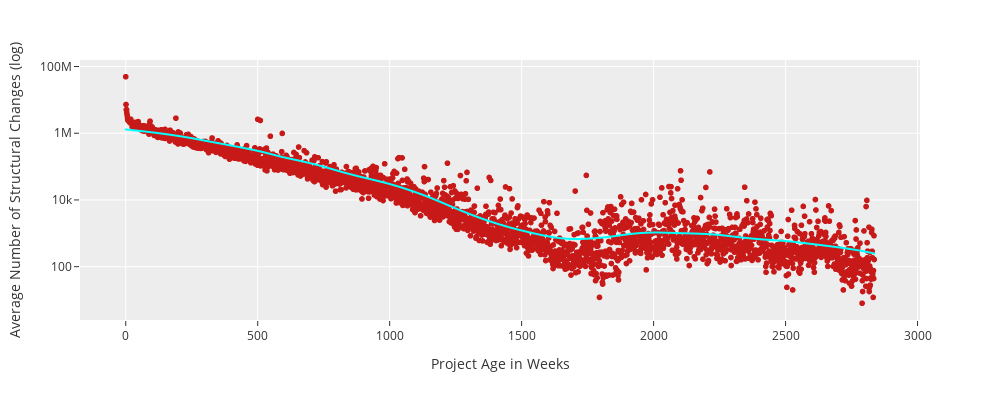

Notebook cell for this chart:
### Code cell
fig = px.scatter(df_changes_per_week, x='project_age_weeks', y='n_struc_changes', trendline="lowess", trendline_options=dict(frac=0.2))
fig.update_yaxes(type='log')

fig.update_layout(height=400, width=1000, showlegend=False, template='ggplot2')
fig.update_xaxes(title="Project Age in Weeks")
fig.update_yaxes(title="Average Number of Structural Changes (log)")
fig.update_traces(marker_color="rgb(200,25,25)")
fig.data[1].update(line_color='cyan') 

fig.show()
fig.write_image("Figures/num_struc_changes_over_weeks.pdf")

### Figure 1 — Plotly figure (JSON) as saved in the notebook; plotly's stock layout.template omitted (floating-point values rounded to 4 significant figures; data arrays with more than 128 entries replaced by an {"elided": "..."} marker saying what was removed)
{"data": [{"hovertemplate": "project_age_weeks=%{x}<br>n_struc_changes=%{y}<extra></extra>", "legendgroup": "", "marker": {"color": "rgb(200,25,25)", "symbol": "circle"}, "mode": "markers", "name": "", "showlegend": false, "type": "scattergl", "x": {"elided": "2837 int values"}, "xaxis": "x", "y": {"elided": "2837 int values"}, "yaxis": "y"}, {"hovertemplate": "<b>LOWESS trendline</b><br><br>project_age_weeks=%{x}<br>n_struc_changes=%{y} <b>(trend)</b><extra></extra>", "legendgroup": "", "line": {"color": "cyan"}, "marker": {"color": "rgb(200,25,25)", "symbol": "circle"}, "mode": "lines", "name": "", "showlegend": false, "type": "scattergl", "x": {"elided": "2837 int values"}, "xaxis": "x", "y": {"elided": "2837 float values"}, "yaxis": "y"}], "layout": {"height": 400, "legend": {"tracegroupgap": 0}, "margin": {"t": 60}, "showlegend": false, "width": 1000, "xaxis": {"anchor": "y", "autorange": true, "domain": [0, 1], "range": [-173.3, 3009.0], "title": {"text": "Project Age in Weeks"}, "type": "linear"}, "yaxis": {"anchor": "x", "autorange": true, "domain": [0, 1], "range": [0.401, 8.195], "title": {"text": "Average Number of Structural Changes (log)"}, "type": "log"}}}
